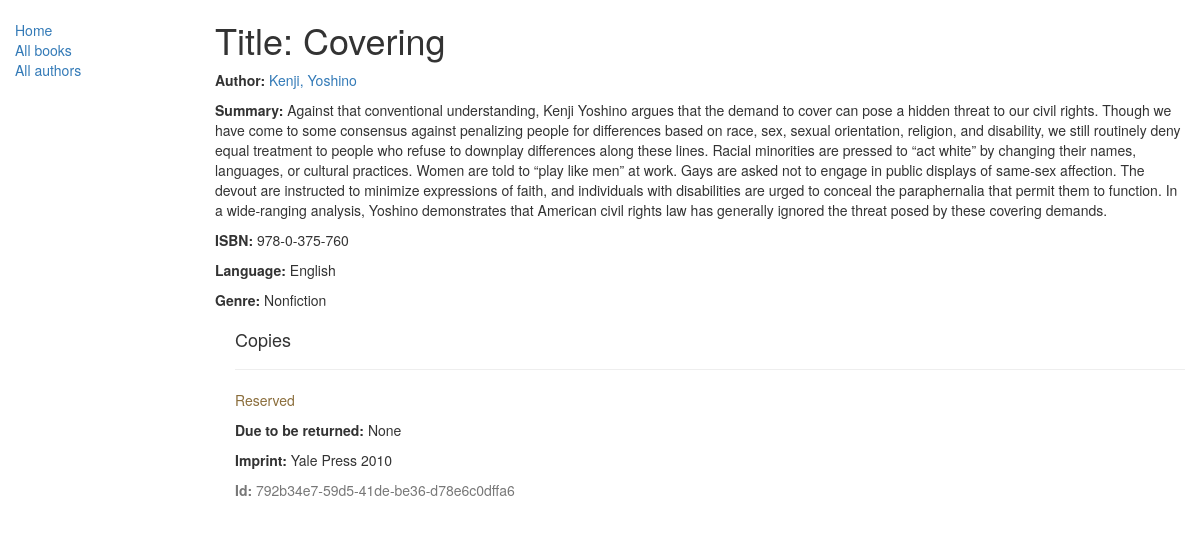
Before: /catalog/books/2 with the older database file.
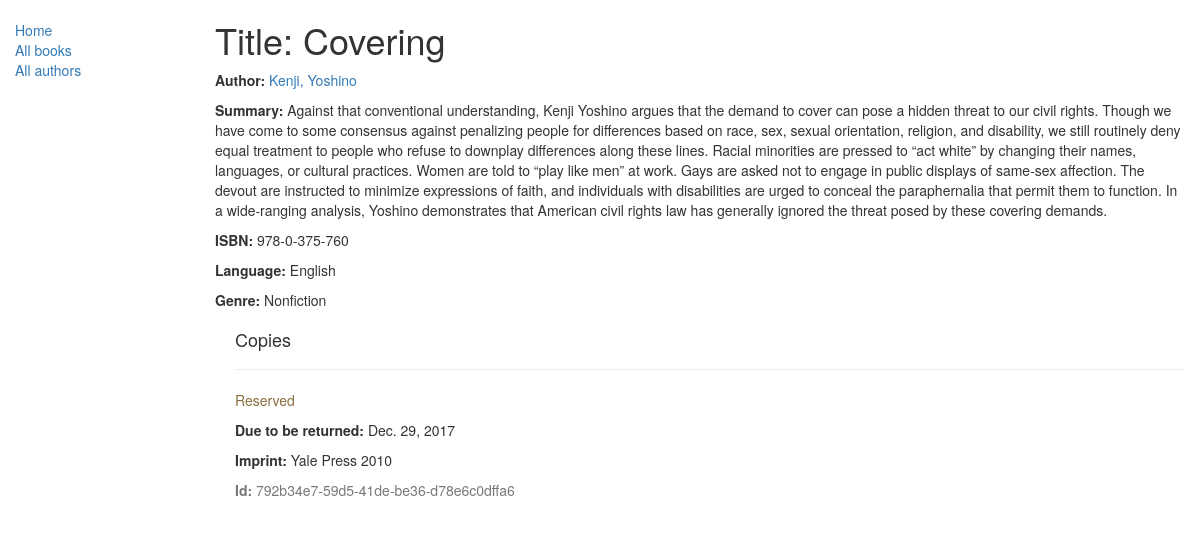
After: the same page with the newer database file.
### catalog/models.py (models this page shows, shortened)
class BookInstance(models.Model):
    id = models.UUIDField(primary_key=True, default=uuid.uuid4, help_text="Unique ID for this particular book across whole library")
    book = models.ForeignKey('Book', on_delete=models.SET_NULL, null=True)
    imprint = models.CharField(max_length=200)
    due_back = models.DateField(null=True, blank=True)
    LOAN_STATUS = (
        ('m', 'Maintenance'),
        ('o', 'On loan'),
        ('a', 'Available'),
        ('r', 'Reserved'),
    )
    status = models.CharField(max_length=1, choices=LOAN_STATUS, blank=True, default='m', help_text='Book availability')
    class Meta:
        ordering = ["due_back"]

### catalog/views.py (the view)
# urls.py: path('books/<int:pk>', views.BookDetailView.as_view(), name='book-detail'), # generic detail view expects pk!
class BookDetailView(generic.DetailView):
    model = Book

### catalog/models.py (called while the page is built)
    def __str__(self):
        return self.name

    def __str__(self):
        return '%s, %s' % (self.last_name, self.first_name)

    def __str__(self):
        return self.name

### catalog/templates/catalog/book_detail.html
{% extends "base_generic.html" %}
{% block content %}
  <h1>Title: {{ book.title }}</h1>
  <p><strong>Author:</strong> <a href="{% url 'author-detail' book.author.pk %}">{{ book.author }}</a></p>
  <p><strong>Summary:</strong> {{ book.summary }}</p>
  <p><strong>ISBN:</strong> {{ book.isbn }}</p>
  <p><strong>Language:</strong> {{ book.language }}</p>
  <p><strong>Genre:</strong> {% for genre in book.genre.all %} {{ genre }}{% if not forloop.last %}, {% endif %}{% endfor %}</p>
  <div style="margin-left:20px;margin-top:20px">
    <h4>Copies</h4>
    {% for copy in book.bookinstance_set.all %}
    <hr>
    <p class="{% if copy.status == 'a' %}text-success{% elif copy.status == 'm' %}text-danger{% else %}text-warning{% endif %}">{{ copy.get_status_display }}</p>
    {% if copy.status != 'a' %}<p><strong>Due to be returned:</strong> {{copy.due_back}}</p>{% endif %}
    <p><strong>Imprint:</strong> {{copy.imprint}}</p>
    <p class="text-muted"><strong>Id:</strong> {{copy.id}}</p>
    {% endfor %}
  </div>
{% endblock %}

Changed rows visible on the page:
changed BookInstance "Reserved": due_back "None" → "Dec. 29, 2017"
